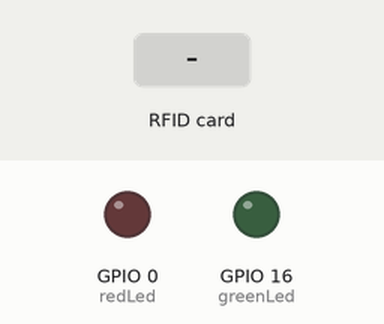
Bench run of a sketch on a simulated ESP8266 (NodeMCU). Shown: output pins drawn as LEDs (lit = HIGH). Dashed ring = blinking. The inputs (shaded band) are chosen by the test bench. WiFi joins after 1.5 s; servers stay silent unless stated; uploads are accepted with an empty reply; what the sketch prints to the serial monitor is not drawn.

Above: at 4.7 s.
4.8 s: RFID card C1 B0 1D 2B held to the reader
At 5.4 s:
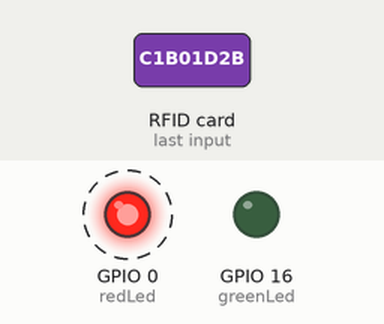
7.8 s: RFID card 5E 7A 19 C4 held to the reader
At 9.8 s:
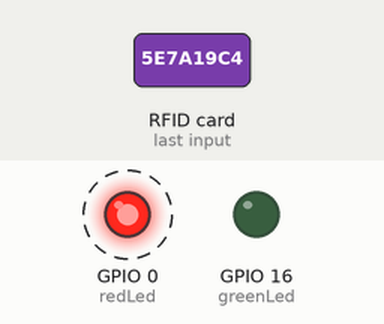
Timing chart, 0 to 13.5 s (numbered marks = the images above; inputs shaded):
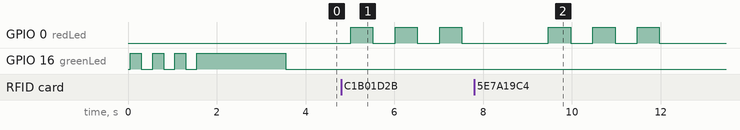

Measured:
- after the input at 4.8 s, GPIO 0 (redLed): alternates HIGH for 0.50 s and LOW for 0.50 s, starting after 0.22 s
- after the input at 7.8 s, GPIO 0 (redLed): alternates HIGH for 0.50 s and LOW for 0.50 s, 6 changes in all, then stays LOW, starting after 1.7 s

The sketch:

aclass.ino
```cpp
#include <SPI.h>
#include <MFRC522.h>
#include <ESP8266WiFi.h>
#include <ESP8266HTTPClient.h>

const char *ssid = "ask";
const char *pass = "czekolada";
#define greenLed 16 // D0
#define RST_PIN 5   // D1
#define SS_PIN 4    // D2
#define redLed 0    // D3

WiFiClient client;
MFRC522 mfrc522(SS_PIN, RST_PIN);

void blink(int count, int timeout, int diode)
{
  for (int i = 0; i < count; i++)
  {
    digitalWrite(diode, HIGH);
    delay(timeout);
    digitalWrite(diode, LOW);
    if (count > 1)
    {
      delay(timeout);
    }
  }
}

String getUID_tag()
{
  String UID_tag = "";
  for (byte i = 0; i < mfrc522.uid.size; i++)
  {
    UID_tag.concat(String(mfrc522.uid.uidByte[i] < 0x10 ? " 0" : " "));
    UID_tag.concat(String(mfrc522.uid.uidByte[i], HEX));
  }
  UID_tag.toUpperCase();
  UID_tag = UID_tag.substring(1);

  return UID_tag;
}

void connectToWiFi()
{
  Serial.println("Connecting to ");
  Serial.println(ssid);

  WiFi.begin(ssid, pass);
  while (WiFi.status() != WL_CONNECTED)
  {
    Serial.print(".");
    blink(1, 250, greenLed);
    delay(250);
  }

  Serial.println();
  Serial.println("WiFi connected");
  blink(1, 2000, greenLed);
}

void postUID(const String UID_tag)
{
  Serial.println("Sending UID tag");
  HTTPClient http;

  http.begin("http://192.168.43.233:3000/api/uid");
  http.addHeader("Content-Type", "text/plain");

  int httpCode = http.POST(UID_tag);
  String payload = http.getString();
  Serial.println("UID tag sent, response: ");
  Serial.println(httpCode);
  if (httpCode == 302)
  {
    Serial.println("Teacher");
    blink(1, 1000, greenLed);
  }
  else if (httpCode == 202)
  {
    Serial.println("Student");
    blink(1, 1000, greenLed);
  }
  else
  {
    Serial.println("Wrong UID tag");
    blink(3, 500, redLed);
  }

  http.end();
  delay(750);
}

void setup()
{
  Serial.begin(9600);
  SPI.begin();
  pinMode(greenLed, OUTPUT);
  pinMode(redLed, OUTPUT);
  mfrc522.PCD_Init();
  Serial.println();
  connectToWiFi();
}

void loop()
{
  //Check WiFi connection status
  if (WiFi.status() == WL_CONNECTED)
  {
    if (!mfrc522.PICC_IsNewCardPresent())
    {
      return;
    }
    if (!mfrc522.PICC_ReadCardSerial())
    {
      return;
    }

    String UID_tag = getUID_tag();

    Serial.println();
    Serial.print(" UID tag : ");
    Serial.println(UID_tag);
    Serial.println();

    // Test
    if (UID_tag == "C1 B0 1D 2B")
    {
      Serial.println(" + ");
    }
    else
    {
      Serial.println(" - ");
    }

    postUID(UID_tag);
  }
  else
  {
    Serial.println("No WiFi");
  }
  delay(500);
}
```
